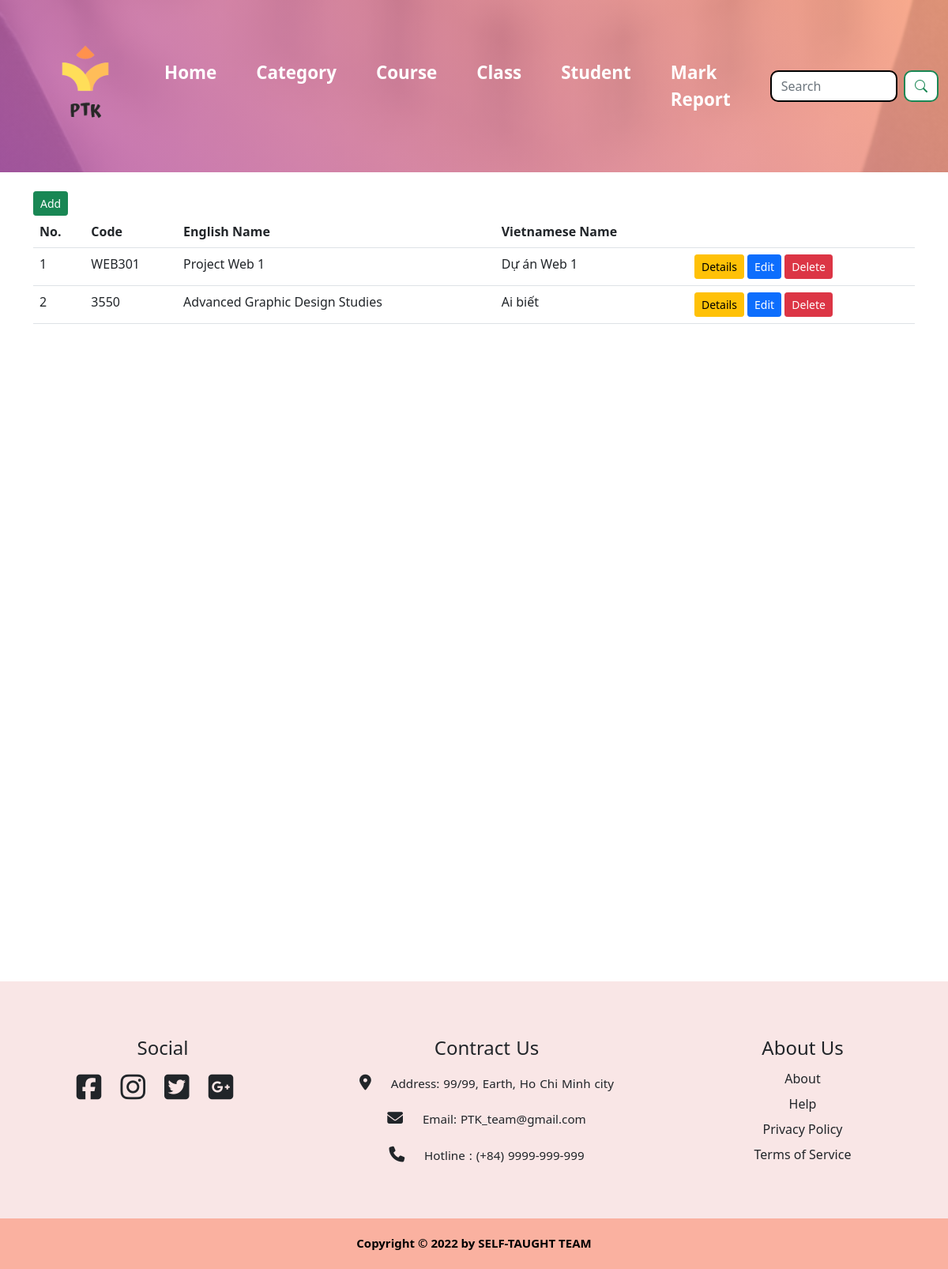
/course/, run on an earlier commit of the app's database.
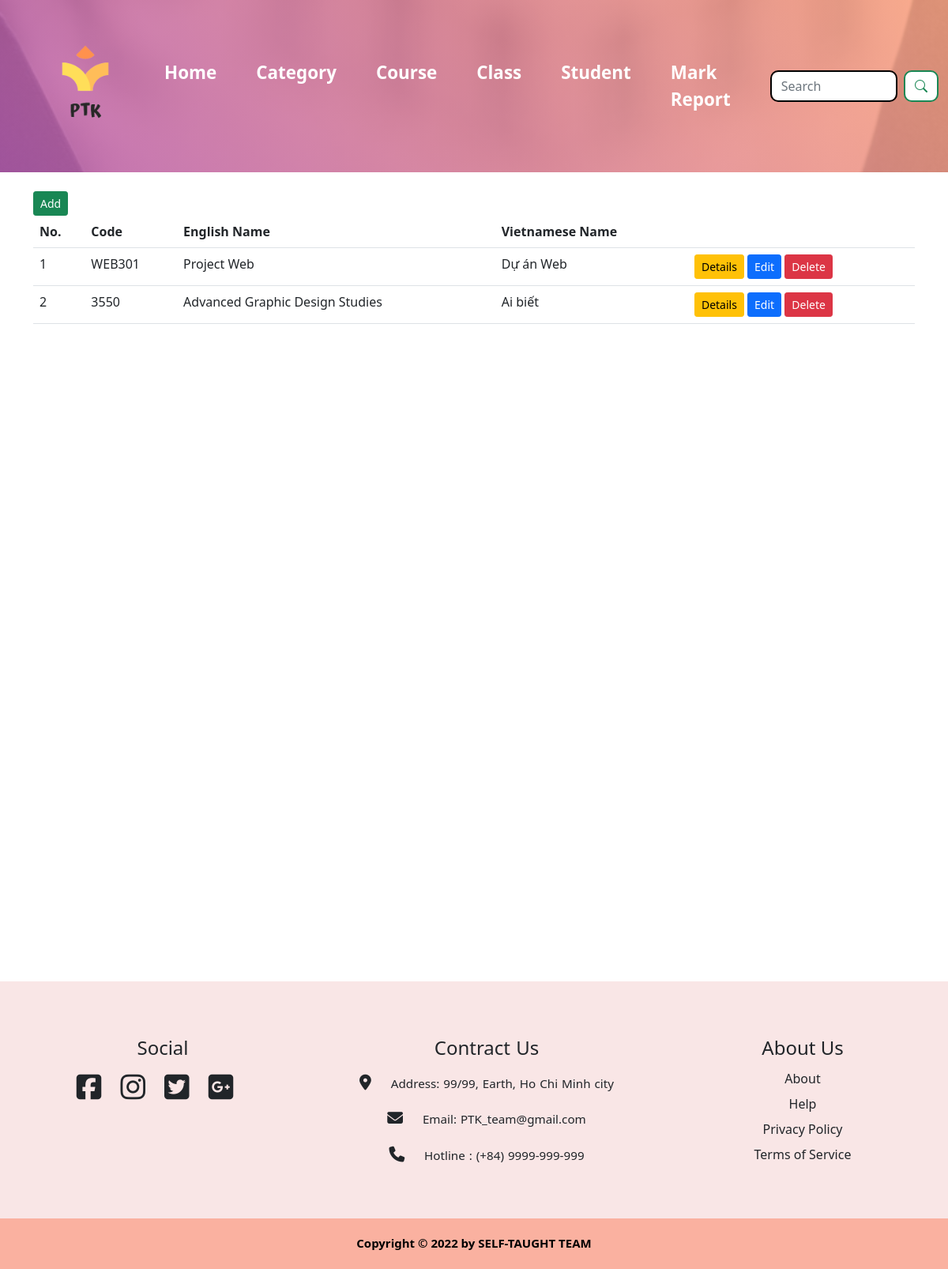
And on a later commit of the database.
### course/models.py (models this page shows, shortened)
class Course(models.Model):
    code = models.CharField(max_length=10)
    description = models.TextField()
    name_en = models.CharField(max_length=250)
    name_vi = models.CharField(max_length=250)
    credit = models.IntegerField()
    hour = models.IntegerField()
    category = models.ForeignKey(Category, on_delete=models.CASCADE)

### course/views.py (the view)
# urls.py: path("course/", views.course_index),
def course_index(request):
    courses = Course.objects.all()
    context = {
        "courses": courses,
    }
    return render(request, "course/course/course_index.html", context)

### course/templates/course/course/course_index.html
{% extends 'base.html' %}
{% load static %}
{% block content %}
<link rel="stylesheet" href="{% static 'css/style.css' %}">
<a href="add" class="btn btn-sm btn-success">Add</a>
<table class="table">
    <tr>
        <th>No.</th>
        <th>Code</th>
        <th>English Name</th>
        <th>Vietnamese Name</th>
        <th></th>
    </tr>
    {% for item in courses %}
    <tr>
        <td>{{forloop.counter}}</td>
        <td>{{item.code}}</td>
        <td>{{item.name_en}}</td>
        <td>{{item.name_vi}}</td>
        <td>
            <a href="{{item.id}}" class="btn btn-sm btn-warning">Details</a>
            <a href="edit/{{item.id}}" class="btn btn-sm btn-primary">Edit</a>
            <a href="delete/{{item.id}}" class="btn btn-sm btn-danger">Delete</a>
        </td>
    </tr>
    {% endfor %}
</table>
{% endblock content %}

What changed in the data, as far as the page shows it:
changed Course "WEB301": name_en "Project Web 1" → "Project Web"; name_vi "Dự án Web 1" → "Dự án Web"
